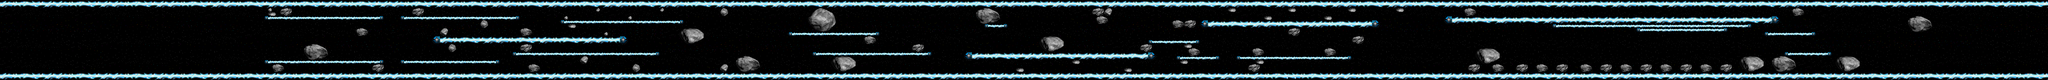

Tiled map render using the project's own tile images. Description and the map definition, with tile-layer contents summarised, below:
An orthogonal 512x20 tile map with 16x16 px tiles, 3 tile layers (background, walls, hazards).

<map version="1.0" orientation="orthogonal" width="512" height="20" tilewidth="16" tileheight="16">
 <tileset firstgid="1" name="reversePolarity Full" tilewidth="16" tileheight="16">
  <image source="reversePolarity Full.png" width="960" height="320" />
 </tileset>
 <layer name="background" width="512" height="20">
  <data>[10240 cells, 10240 non-empty, 320 distinct tile ids]</data>
 </layer>
 <layer name="walls" width="512" height="20">
  <data>[10240 cells, 2861 non-empty, 40 distinct tile ids]</data>
 </layer>
 <layer name="hazards" width="512" height="20">
  <data>[10240 cells, 611 non-empty, 117 distinct tile ids]</data>
 </layer>
</map>
